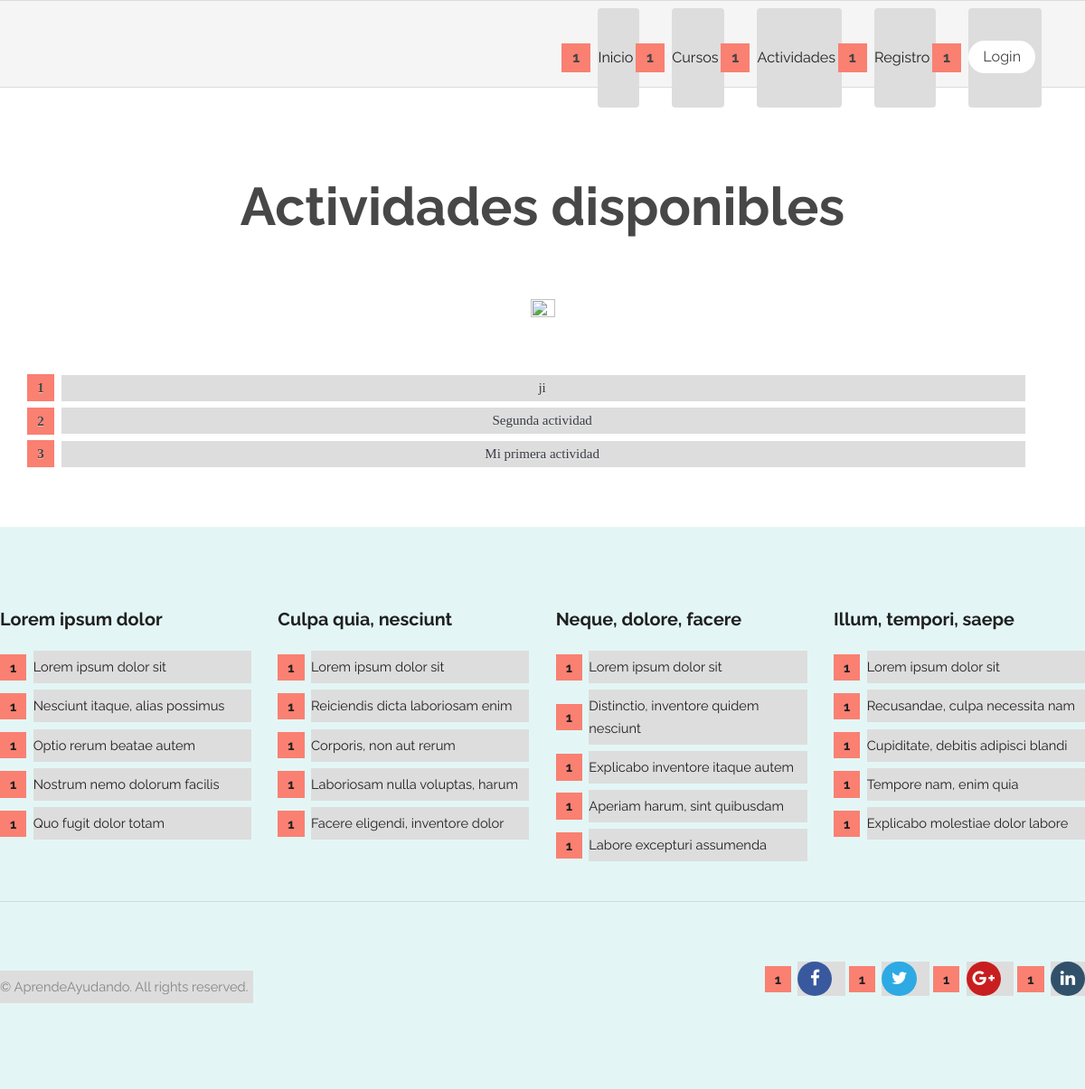
/activity/, run on an earlier commit of the app's database.
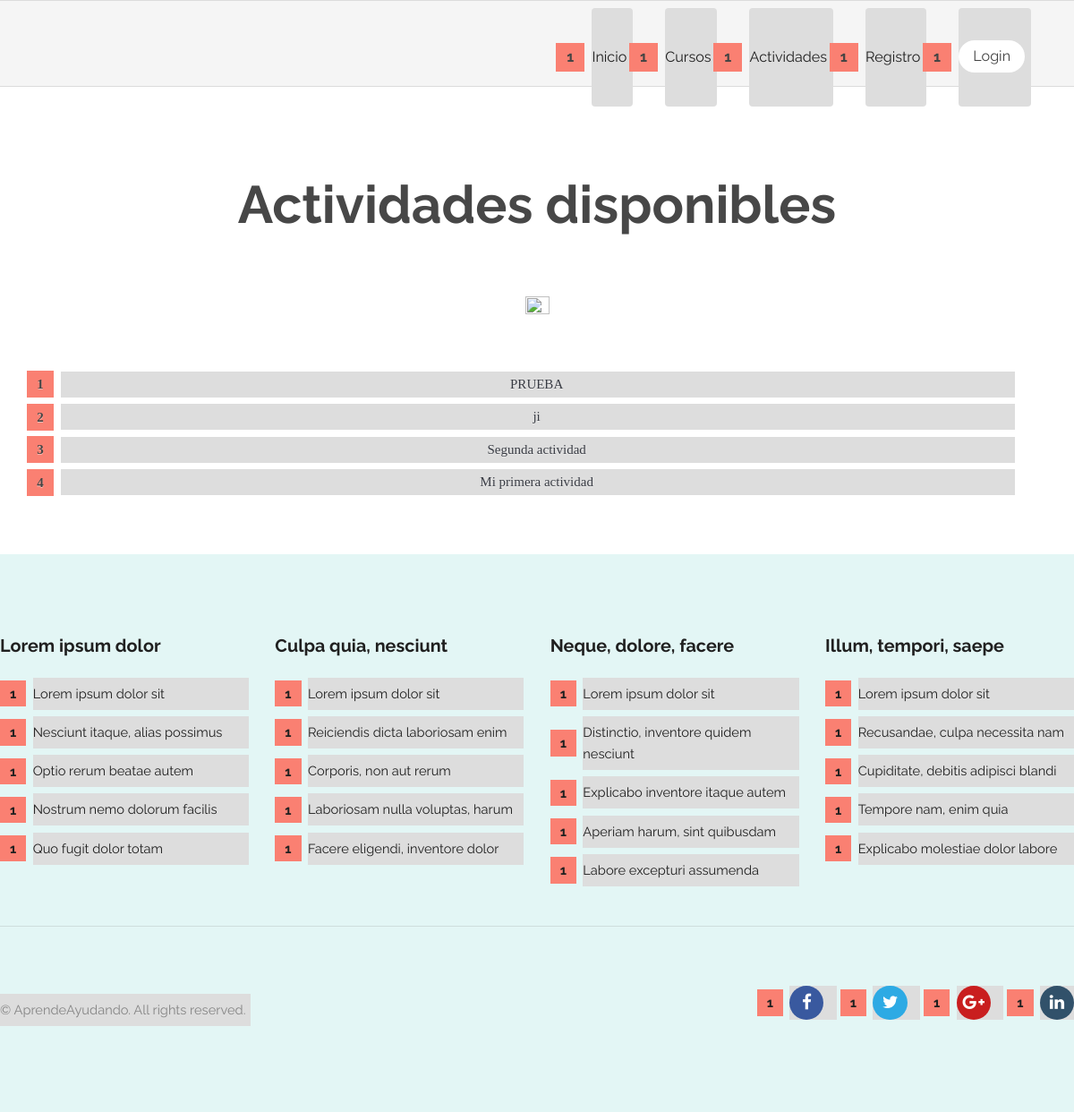
And on a later commit of the database.
### activity/models.py (models this page shows, shortened)
class Activity(models.Model):
    title = models.CharField(max_length=200)
    pub_date = models.DateTimeField(verbose_name="date published", auto_now_add=True)
    enrolled_users = models.ManyToManyField(get_user_model(), related_name="activities", blank=True)
    entity = models.ForeignKey(get_user_model(), null=True, on_delete=models.CASCADE, limit_choices_to={'groups__name':'EntidadPublicoPrivada'})
    restricted_entry = models.BooleanField(null=True) #Aun falta añadir esta funcionalidad(recordad hacer el makemigrations->migrate si lo implementais)
    class Meta:
        verbose_name = "Actividad"
        verbose_name_plural = "Actividades"

### activity/views.py (the view)
# urls.py: path('', views.index, name='index'), # /activity/
def index(request):
    activityList = Activity.objects.order_by('-pub_date')[:5]
    id_activities_list_inscripted = []
    for activity in activityList:
        if request.user in activity.enrolled_users.all() or request.user==activity.entity:
            id_activities_list_inscripted.extend([activity.id])
    is_entity = False
    if request.user.has_perm('activity.add_activity'):
        is_entity = True
    context = {
        'activityList': activityList,
        'activities_list_inscripted': id_activities_list_inscripted,
        'is_entity': is_entity
    }
    return render(request, 'activity/index.html', context)

### AprendeAyudando/templates/activity/index.html (shortened to what this page needs)
{% extends "registration/base.html" %}
{% block content %}
<section class="wrapper align-center login">
    {% load static %}
    <link rel="stylesheet" type="text/css" href="{% static 'activity/style.css' %}">
    <div class="container 100% listaActividades">
        {% if filtered_by_enrolled %}
            <h2>Tus actividades</h2>
        {% else %}
            <h2>Actividades disponibles</h2>
        {% endif %}
        <img src="{% static 'general/images/logoTransparent.png' %}" alt="" style="width:15%;height:15%;border-radius:500px;">
        <br><br><br>
        {% if activityList %}
        <ol id="prettyList" style="width:92%;">
            {% for activity in activityList %}
                {% if not activity.id in activities_list_inscripted %}
                    <li id="prettyListItem"><a href="{% url 'activity:inscription' activity.id %}">{{ activity.title }}</a></li>
                {% else %}
                    <li id="prettyListItem"><a href="{% url 'activity:join' activity.id %}">{{ activity.title }}</a></li>
                {% endif %}
            {% endfor %}
        </ol>
        {% else %}
            <p>Lo sentimos, no hay actividades disponibles.</p>
        {% endif %}
    </div>
</section>
{% endblock %}

What changed in the data, as far as the page shows it:
added Activity: title "PRUEBA"
